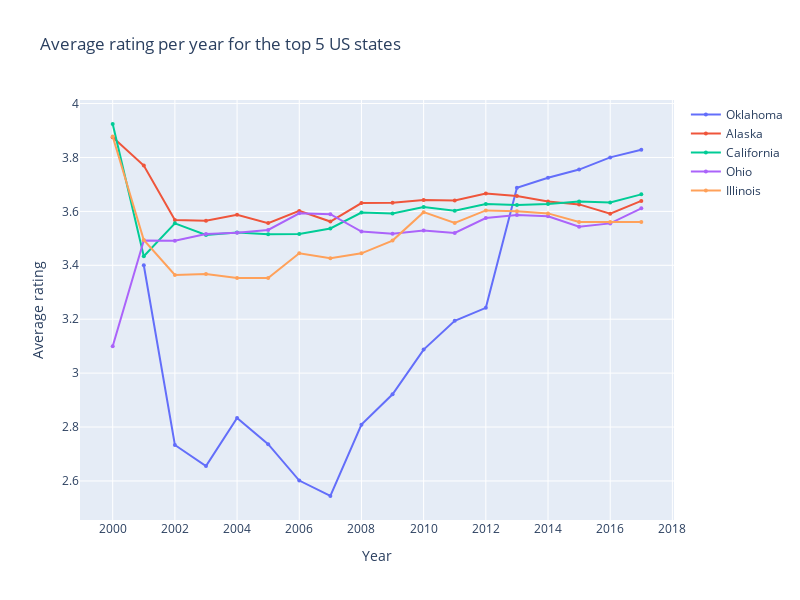

The notebook cell saved with this chart:
### Code cell
obj = {}
for state in average_rating_US.sort_values('count', ascending=False).head(5)['location']:
    filtered = df_ratings_no_text[df_ratings_no_text['state_brewery'] == state].groupby('year').agg({'rating': 'mean'}).reset_index()
    obj[state] = filtered
obj_combined = obj
plots_values_over_time(obj, 'year', 'rating', 'Year', 'Average rating', 'Average rating per year for the top 5 US states')

### Figure 1 — Plotly figure (JSON) as saved in the notebook; plotly's stock layout.template omitted (floating-point values rounded to 4 significant figures)
{"data": [{"marker": {"size": 4}, "mode": "lines+markers", "name": "Oklahoma", "type": "scatter", "x": [2001, 2002, 2003, 2004, 2005, 2006, 2007, 2008, 2009, 2010, 2011, 2012, 2013, 2014, 2015, 2016, 2017], "y": [3.4, 2.733, 2.655, 2.834, 2.736, 2.601, 2.544, 2.809, 2.922, 3.087, 3.194, 3.242, 3.688, 3.725, 3.755, 3.8, 3.828]}, {"marker": {"size": 4}, "mode": "lines+markers", "name": "Alaska", "type": "scatter", "x": [2000, 2001, 2002, 2003, 2004, 2005, 2006, 2007, 2008, 2009, 2010, 2011, 2012, 2013, 2014, 2015, 2016, 2017], "y": [3.875, 3.77, 3.568, 3.565, 3.588, 3.556, 3.602, 3.562, 3.631, 3.632, 3.643, 3.641, 3.666, 3.657, 3.637, 3.626, 3.592, 3.639]}, {"marker": {"size": 4}, "mode": "lines+markers", "name": "California", "type": "scatter", "x": [2000, 2001, 2002, 2003, 2004, 2005, 2006, 2007, 2008, 2009, 2010, 2011, 2012, 2013, 2014, 2015, 2016, 2017], "y": [3.924, 3.434, 3.556, 3.513, 3.522, 3.515, 3.516, 3.536, 3.596, 3.592, 3.616, 3.602, 3.627, 3.624, 3.627, 3.636, 3.633, 3.663]}, {"marker": {"size": 4}, "mode": "lines+markers", "name": "Ohio", "type": "scatter", "x": [2000, 2001, 2002, 2003, 2004, 2005, 2006, 2007, 2008, 2009, 2010, 2011, 2012, 2013, 2014, 2015, 2016, 2017], "y": [3.1, 3.492, 3.491, 3.516, 3.521, 3.531, 3.593, 3.59, 3.525, 3.517, 3.529, 3.52, 3.575, 3.587, 3.582, 3.543, 3.555, 3.611]}, {"marker": {"size": 4}, "mode": "lines+markers", "name": "Illinois", "type": "scatter", "x": [2000, 2001, 2002, 2003, 2004, 2005, 2006, 2007, 2008, 2009, 2010, 2011, 2012, 2013, 2014, 2015, 2016, 2017], "y": [3.878, 3.494, 3.364, 3.368, 3.353, 3.353, 3.445, 3.426, 3.444, 3.492, 3.597, 3.557, 3.604, 3.601, 3.593, 3.561, 3.561, 3.561]}], "layout": {"height": 600, "title": {"text": "Average rating per year for the top 5 US states"}, "width": 800, "xaxis": {"dtick": 2, "tick0": 2002, "tickmode": "linear", "title": {"text": "Year"}}, "yaxis": {"title": {"text": "Average rating"}}}}
